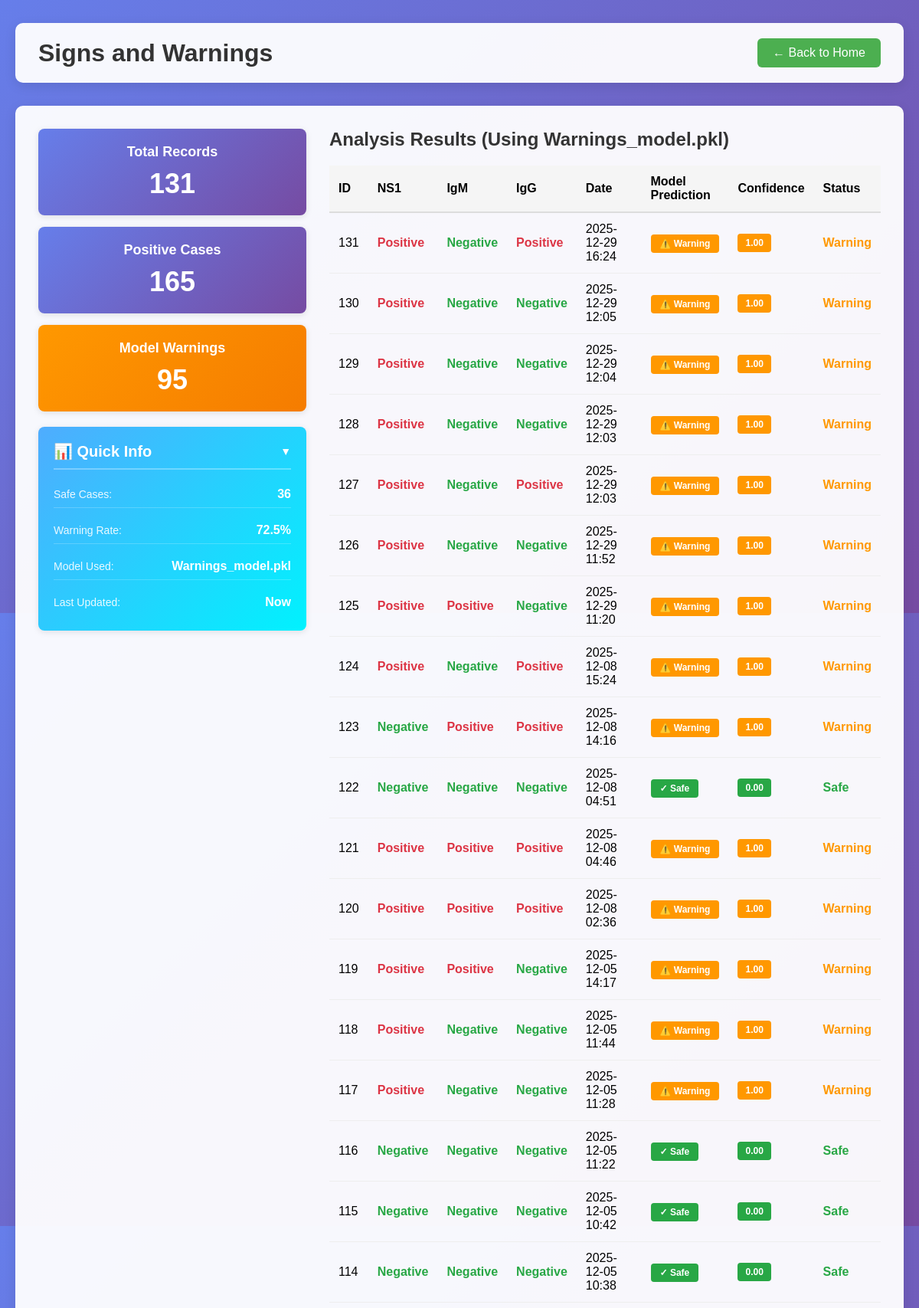
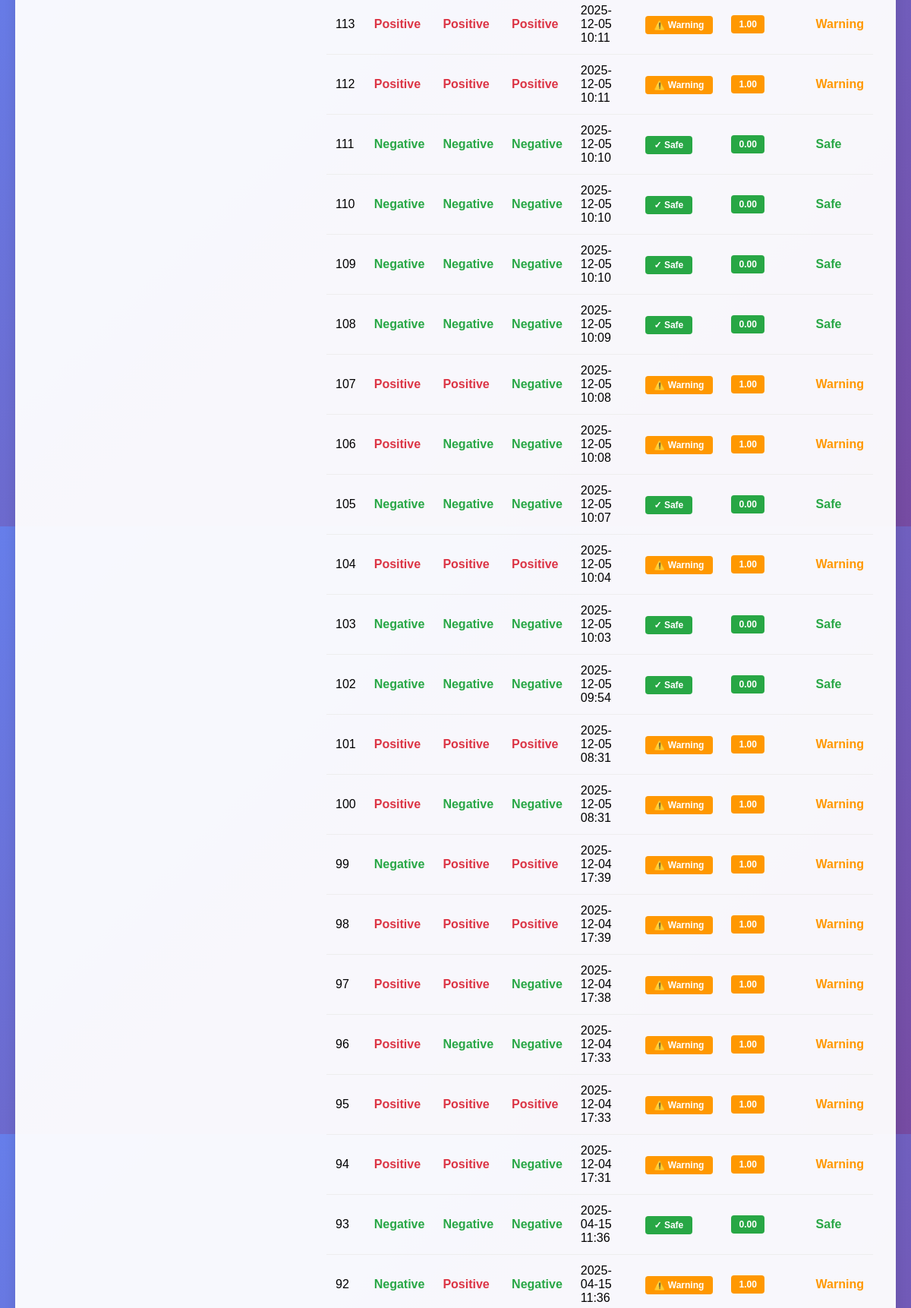
Page /signs-warnings/ (upper part) on the committed database (2 pictures, top to bottom).
### analyzer/models.py (models this page shows, shortened)
class AnalysisResult(models.Model):
    ns1 = models.BooleanField(default=False)
    igm = models.BooleanField(default=False)
    igg = models.BooleanField(default=False)
    created_at = models.DateTimeField(auto_now_add=True)

### analyzer/views.py (the view)
# urls.py: path('signs-warnings/', views.signs_warnings, name='signs_warnings'),
def signs_warnings(request):
    results = AnalysisResult.objects.all().order_by('-created_at')
    results_with_predictions = []
    warning_count = 0
    for result in results:
        has_warning, confidence = predict_warning(
            ns1=result.ns1,
            igg=result.igg,
            igm=result.igm
        )
        result.warning_prediction = has_warning
        result.warning_confidence = confidence
        results_with_predictions.append(result)
        if has_warning:
            warning_count += 1
    total_count = results.count()
    safe_count = total_count - warning_count
    warning_rate = (warning_count / total_count * 100) if total_count > 0 else 0
    data = {
        'results': results_with_predictions,
        'total_count': total_count,
        'positive_count': results.filter(ns1=True).count() + results.filter(igm=True).count() + results.filter(igg=True).count(),
        'warning_count': warning_count,
        'safe_count': safe_count,
        'warning_rate': round(warning_rate, 1)
    }
    return render(request, 'analyzer/signs_warnings.html', data)

### utils.py (called while the page is built, shortened)
def predict_warning(ns1, igg, igm):
    if warnings_model is None:
        has_warning = bool(ns1) or bool(igm) or bool(igg)
        return has_warning, 1.0 if has_warning else 0.0

### analyzer/templates/analyzer/signs_warnings.html (shortened to what this page needs)
{% load static %}
<!DOCTYPE html>
<html>
<head>
    <link rel="stylesheet" type="text/css" href="{% static 'analyzer/css/style.css' %}">
</head>
<body>
    <div class="page-container">
        <div class="page-header">
            <h1>Signs and Warnings</h1>
            <a href="{% url 'home' %}" class="back-btn">← Back to Home</a>
        </div>
        <div class="data-section">
            <div class="main-layout">
                <div class="left-sidebar">
                    <div class="stats-box">
                        <div class="stat-item">
                            <h3>Total Records</h3>
                            <p class="stat-number">{{ total_count }}</p>
                        </div>
                        <div class="stat-item">
                            <h3>Positive Cases</h3>
                            <p class="stat-number">{{ positive_count }}</p>
                        </div>
                        <div class="stat-item stat-warning">
                            <h3>Model Warnings</h3>
                            <p class="stat-number">{{ warning_count }}</p>
                        </div>
                    </div>
                    <div class="info-card">
                        <h3 class="info-card-header" onclick="toggleInfoBox()">
                            📊 Quick Info
                            <span class="toggle-icon" id="toggleIcon">▼</span>
                        </h3>
                        <div class="info-content" id="infoContent">
                            <div class="info-item">
                                <span class="info-label">Safe Cases:</span>
                                <span class="info-value">{{ safe_count }}</span>
                            </div>
                            <div class="info-item">
                                <span class="info-label">Warning Rate:</span>
                                <span class="info-value">{{ warning_rate }}%</span>
                            </div>
                            <div class="info-item">
                                <span class="info-label">Model Used:</span>
                                <span class="info-value">Warnings_model.pkl</span>
                            </div>
                            <div class="info-item">
                                <span class="info-label">Last Updated:</span>
                                <span class="info-value">Now</span>
                            </div>
                        </div>
                    </div>
                </div>
                <div class="right-content">
                    <div class="table-container">
                <h2>Analysis Results (Using Warnings_model.pkl)</h2>
                <table class="data-table">
                    <thead>
                        <tr>
                            <th>ID</th>
                            <th>NS1</th>
                            <th>IgM</th>
                            <th>IgG</th>
                            <th>Date</th>
                            <th>Model Prediction</th>
                            <th>Confidence</th>
                            <th>Status</th>
                        </tr>
                    </thead>
                    <tbody>
                        {% for result in results %}
                        <tr class="{% if result.warning_prediction %}warning-row clickable-row{% endif %}"
                            {% if result.warning_prediction %}data-result-id="{{ result.id }}"
                            data-ns1="{% if result.ns1 %}1{% else %}0{% endif %}"
                            data-igm="{% if result.igm %}1{% else %}0{% endif %}"
                            data-igg="{% if result.igg %}1{% else %}0{% endif %}"
                            data-date="{{ result.created_at|date:'Y-m-d H:i' }}"
                            data-warning="{% if result.warning_prediction %}1{% else %}0{% endif %}"
                            data-confidence="{{ result.warning_confidence|floatformat:2 }}"
                            onclick="showWarningDetails(this)"{% endif %}>
                            <td>{{ result.id }}</td>
                            <td class="{% if result.ns1 %}positive{% else %}negative{% endif %}">
                                {{ result.ns1|yesno:"Positive,Negative" }}
                            </td>
                            <td class="{% if result.igm %}positive{% else %}negative{% endif %}">
                                {{ result.igm|yesno:"Positive,Negative" }}
                            </td>
                            <td class="{% if result.igg %}positive{% else %}negative{% endif %}">
                                {{ result.igg|yesno:"Positive,Negative" }}
                            </td>
                            <td>{{ result.created_at|date:"Y-m-d H:i" }}</td>
                            <td class="{% if result.warning_prediction %}warning{% else %}safe{% endif %}">
                                {% if result.warning_prediction %}
                                    <span class="warning-badge">⚠️ Warning</span>
                                {% else %}
                                    <span class="safe-badge">✓ Safe</span>
                                {% endif %}
                            </td>
                            <td>
                                <span class="confidence-badge" style="background-color: {% if result.warning_prediction %}#ff9800{% else %}#28a745{% endif %};">
                                    {{ result.warning_confidence|floatformat:2 }}
                                </span>
                            </td>
                            <td class="{% if result.warning_prediction %}warning{% else %}safe{% endif %}">
                                {% if result.warning_prediction %}Warning{% else %}Safe{% endif %}
                            </td>
                        </tr>
                        {% empty %}
                        <tr>
                            <td colspan="8" class="no-data">No data available</td>
                        </tr>
                        {% endfor %}
                    </tbody>
                </table>
                    </div>
                </div>
            </div>
        </div>
    </div>
</body>
</html>

### analyzer/templates/analyzer/signs_warnings.html (style rules this page uses)
body { font-family: Arial, sans-serif; margin: 0; padding: 0; background: linear-gradient(135deg, #667eea 0%, #764ba2 100%); min-height: 100vh; }
.page-container { max-width: 1200px; margin: 0 auto; padding: 30px 20px; }
.page-header { display: flex; justify-content: space-between; align-items: center; margin-bottom: 30px; background: rgba(255, 255, 255, 0.95); padding: 20px 30px; border-radius: 10px; box-shadow: 0 4px 15px rgba(0, 0, 0, 0.1); }
.page-header h1 { margin: 0; color: #333; font-size: 32px; }
.back-btn { background-color: #4CAF50; color: white; padding: 10px 20px; text-decoration: none; border-radius: 6px; transition: background-color 0.3s; }
.data-section { background: rgba(255, 255, 255, 0.95); border-radius: 10px; padding: 30px; box-shadow: 0 4px 15px rgba(0, 0, 0, 0.1); }
.main-layout { display: flex; gap: 30px; align-items: flex-start; }
.left-sidebar { flex: 0 0 350px; display: flex; flex-direction: column; gap: 20px; }
.right-content { flex: 1; }
.stats-box { display: flex; flex-direction: column; gap: 15px; }
.stat-item { background: linear-gradient(135deg, #667eea 0%, #764ba2 100%); padding: 20px; border-radius: 8px; color: white; text-align: center; box-shadow: 0 2px 8px rgba(0, 0, 0, 0.1); transition: transform 0.3s; }
.stat-warning { background: linear-gradient(135deg, #ff9800 0%, #f57c00 100%); }
.info-card { background: linear-gradient(135deg, #4facfe 0%, #00f2fe 100%); padding: 20px; border-radius: 8px; color: white; box-shadow: 0 2px 8px rgba(0, 0, 0, 0.1); transition: transform 0.3s; }
.info-card h3 { margin: 0 0 15px 0; font-size: 20px; color: white; border-bottom: 2px solid rgba(255, 255, 255, 0.3); padding-bottom: 10px; }
.info-card-header { cursor: pointer; user-select: none; display: flex; justify-content: space-between; align-items: center; transition: opacity 0.3s; }
.toggle-icon { font-size: 14px; transition: transform 0.3s; }
.info-content { display: flex; flex-direction: column; gap: 12px; }
.info-item { display: flex; justify-content: space-between; align-items: center; padding: 8px 0; border-bottom: 1px solid rgba(255, 255, 255, 0.2); }
.info-item:last-child { border-bottom: none; }
.info-label { font-size: 14px; opacity: 0.9; }
.info-value { font-size: 16px; font-weight: bold; }
.stat-item h3 { margin: 0 0 10px 0; font-size: 18px; }
.stat-number { font-size: 36px; font-weight: bold; margin: 0; }
.table-container { width: 100%; }
.table-container h2 { margin-top: 0; color: #333; }
.data-table { width: 100%; border-collapse: collapse; margin-top: 20px; }
.data-table th { background-color: #f5f5f5; padding: 12px; text-align: left; font-weight: 600; border-bottom: 2px solid #ddd; }
.data-table td { padding: 12px; border-bottom: 1px solid #eee; }
.positive { color: #dc3545; font-weight: bold; }
.negative { color: #28a745; font-weight: bold; }
.warning { color: #ff9800; font-weight: bold; }
.safe { color: #28a745; font-weight: bold; }
.warning-badge { background-color: #ff9800; color: white; padding: 5px 12px; border-radius: 4px; font-weight: bold; font-size: 12px; }
.safe-badge { background-color: #28a745; color: white; padding: 5px 12px; border-radius: 4px; font-weight: bold; font-size: 12px; }
.confidence-badge { color: white; padding: 5px 10px; border-radius: 4px; font-weight: bold; font-size: 12px; display: inline-block; }
.clickable-row { cursor: pointer; transition: background-color 0.3s; }

### rows in the picture
AnalysisResult: id "131", ns1 "Positive", igm "Negative", igg "Positive", created_at "2025-12-29 16:24", shows "⚠️ Warning", warning_confidence "1.00"
AnalysisResult: id "130", ns1 "Positive", igm "Negative", igg "Negative", created_at "2025-12-29 12:05", shows "⚠️ Warning", warning_confidence "1.00"
AnalysisResult: id "129", ns1 "Positive", igm "Negative", igg "Negative", created_at "2025-12-29 12:04", shows "⚠️ Warning", warning_confidence "1.00"
AnalysisResult: id "128", ns1 "Positive", igm "Negative", igg "Negative", created_at "2025-12-29 12:03", shows "⚠️ Warning", warning_confidence "1.00"
AnalysisResult: id "127", ns1 "Positive", igm "Negative", igg "Positive", created_at "2025-12-29 12:03", shows "⚠️ Warning", warning_confidence "1.00"
AnalysisResult: id "126", ns1 "Positive", igm "Negative", igg "Negative", created_at "2025-12-29 11:52", shows "⚠️ Warning", warning_confidence "1.00"
AnalysisResult: id "125", ns1 "Positive", igm "Positive", igg "Negative", created_at "2025-12-29 11:20", shows "⚠️ Warning", warning_confidence "1.00"
AnalysisResult: id "124", ns1 "Positive", igm "Negative", igg "Positive", created_at "2025-12-08 15:24", shows "⚠️ Warning", warning_confidence "1.00"
AnalysisResult: id "123", ns1 "Negative", igm "Positive", igg "Positive", created_at "2025-12-08 14:16", shows "⚠️ Warning", warning_confidence "1.00"
AnalysisResult: id "122", ns1 "Negative", igm "Negative", igg "Negative", created_at "2025-12-08 04:51", shows "✓ Safe", warning_confidence "0.00"
AnalysisResult: id "121", ns1 "Positive", igm "Positive", igg "Positive", created_at "2025-12-08 04:46", shows "⚠️ Warning", warning_confidence "1.00"
AnalysisResult: id "120", ns1 "Positive", igm "Positive", igg "Positive", created_at "2025-12-08 02:36", shows "⚠️ Warning", warning_confidence "1.00"
AnalysisResult: id "119", ns1 "Positive", igm "Positive", igg "Negative", created_at "2025-12-05 14:17", shows "⚠️ Warning", warning_confidence "1.00"
AnalysisResult: id "118", ns1 "Positive", igm "Negative", igg "Negative", created_at "2025-12-05 11:44", shows "⚠️ Warning", warning_confidence "1.00"
AnalysisResult: id "117", ns1 "Positive", igm "Negative", igg "Negative", created_at "2025-12-05 11:28", shows "⚠️ Warning", warning_confidence "1.00"
AnalysisResult: id "116", ns1 "Negative", igm "Negative", igg "Negative", created_at "2025-12-05 11:22", shows "✓ Safe", warning_confidence "0.00"
AnalysisResult: id "115", ns1 "Negative", igm "Negative", igg "Negative", created_at "2025-12-05 10:42", shows "✓ Safe", warning_confidence "0.00"
AnalysisResult: id "114", ns1 "Negative", igm "Negative", igg "Negative", created_at "2025-12-05 10:38", shows "✓ Safe", warning_confidence "0.00"
AnalysisResult: id "113", ns1 "Positive", igm "Positive", igg "Positive", created_at "2025-12-05 10:11", shows "⚠️ Warning", warning_confidence "1.00"
AnalysisResult: id "112", ns1 "Positive", igm "Positive", igg "Positive", created_at "2025-12-05 10:11", shows "⚠️ Warning", warning_confidence "1.00"
AnalysisResult: id "111", ns1 "Negative", igm "Negative", igg "Negative", created_at "2025-12-05 10:10", shows "✓ Safe", warning_confidence "0.00"
AnalysisResult: id "110", ns1 "Negative", igm "Negative", igg "Negative", created_at "2025-12-05 10:10", shows "✓ Safe", warning_confidence "0.00"
AnalysisResult: id "109", ns1 "Negative", igm "Negative", igg "Negative", created_at "2025-12-05 10:10", shows "✓ Safe", warning_confidence "0.00"
AnalysisResult: id "108", ns1 "Negative", igm "Negative", igg "Negative", created_at "2025-12-05 10:09", shows "✓ Safe", warning_confidence "0.00"
AnalysisResult: id "107", ns1 "Positive", igm "Positive", igg "Negative", created_at "2025-12-05 10:08", shows "⚠️ Warning", warning_confidence "1.00"
AnalysisResult: id "106", ns1 "Positive", igm "Negative", igg "Negative", created_at "2025-12-05 10:08", shows "⚠️ Warning", warning_confidence "1.00"
AnalysisResult: id "105", ns1 "Negative", igm "Negative", igg "Negative", created_at "2025-12-05 10:07", shows "✓ Safe", warning_confidence "0.00"
AnalysisResult: id "104", ns1 "Positive", igm "Positive", igg "Positive", created_at "2025-12-05 10:04", shows "⚠️ Warning", warning_confidence "1.00"
AnalysisResult: id "103", ns1 "Negative", igm "Negative", igg "Negative", created_at "2025-12-05 10:03", shows "✓ Safe", warning_confidence "0.00"
AnalysisResult: id "102", ns1 "Negative", igm "Negative", igg "Negative", created_at "2025-12-05 09:54", shows "✓ Safe", warning_confidence "0.00"
AnalysisResult: id "101", ns1 "Positive", igm "Positive", igg "Positive", created_at "2025-12-05 08:31", shows "⚠️ Warning", warning_confidence "1.00"
AnalysisResult: id "100", ns1 "Positive", igm "Negative", igg "Negative", created_at "2025-12-05 08:31", shows "⚠️ Warning", warning_confidence "1.00"
AnalysisResult: id "99", ns1 "Negative", igm "Positive", igg "Positive", created_at "2025-12-04 17:39", shows "⚠️ Warning", warning_confidence "1.00"
AnalysisResult: id "98", ns1 "Positive", igm "Positive", igg "Positive", created_at "2025-12-04 17:39", shows "⚠️ Warning", warning_confidence "1.00"
AnalysisResult: id "97", ns1 "Positive", igm "Positive", igg "Negative", created_at "2025-12-04 17:38", shows "⚠️ Warning", warning_confidence "1.00"
AnalysisResult: id "96", ns1 "Positive", igm "Negative", igg "Negative", created_at "2025-12-04 17:33", shows "⚠️ Warning", warning_confidence "1.00"
AnalysisResult: id "95", ns1 "Positive", igm "Positive", igg "Positive", created_at "2025-12-04 17:33", shows "⚠️ Warning", warning_confidence "1.00"
AnalysisResult: id "94", ns1 "Positive", igm "Positive", igg "Negative", created_at "2025-12-04 17:31", shows "⚠️ Warning", warning_confidence "1.00"
AnalysisResult: id "93", ns1 "Negative", igm "Negative", igg "Negative", created_at "2025-04-15 11:36", shows "✓ Safe", warning_confidence "0.00"
AnalysisResult: id "92", ns1 "Negative", igm "Positive", igg "Negative", created_at "2025-04-15 11:36", shows "⚠️ Warning", warning_confidence "1.00"

### other values in the picture
{{ total_count }} "131"
{{ positive_count }} "165"
{{ warning_count }} "95"
{{ safe_count }} "36"
{{ warning_rate }} "72.5"
